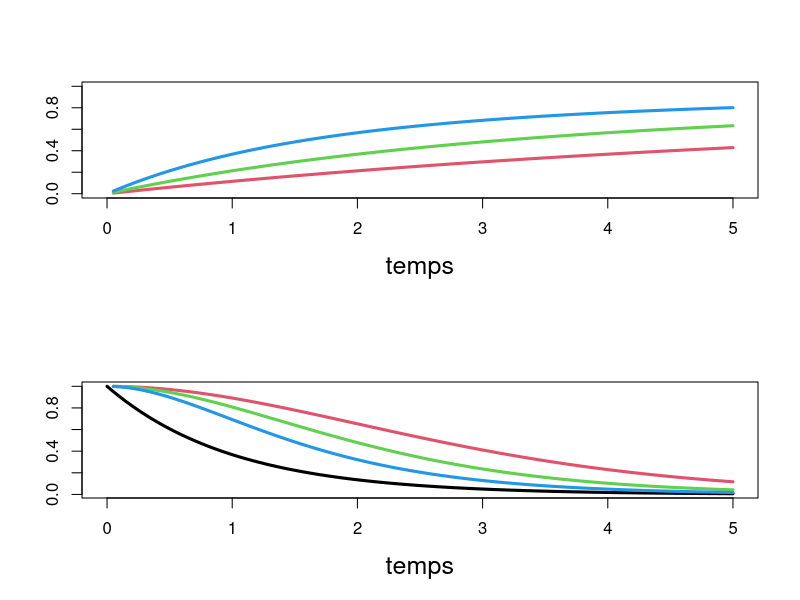

The R source for this figure:
# Exercice pour tumeur CDH1

rm(list=ls())
par(mfrow=c(2, 1))

# Parms 
lambda <- 1; tMax <- 5
muList <- 2^((-2):0); muNb <- length(muList)
tNb <- 1e2; tGrid <- seq(0, tMax, length.out=tNb)

# Proba d'apparition d'une tumeur de type II
plot(tGrid, rep(0, tNb), ylim=c(0, 1), type='l', col=0, xlab='temps', ylab='', cex.lab=1.5)
for(m in 1:muNb){
  mu <- muList[m]
  proba <- (1 - exp(-mu * tGrid)) / (mu * tGrid)
  lines(tGrid, 1 - proba, col=1+m, lwd=3)
}

# Proba d'absence de tumeur de type I et II
plot(tGrid, exp(-lambda*tGrid), type='l', col=1, xlab='temps', ylab='', lwd=3, cex.lab=1.5)
for(m in 1:muNb){
  mu <- muList[m]
  proba <- (1 - exp(-mu * tGrid)) / (mu * tGrid)
  lines(tGrid, exp(-lambda*tGrid*(1 - proba)), col=1+m, lwd=3)
}
